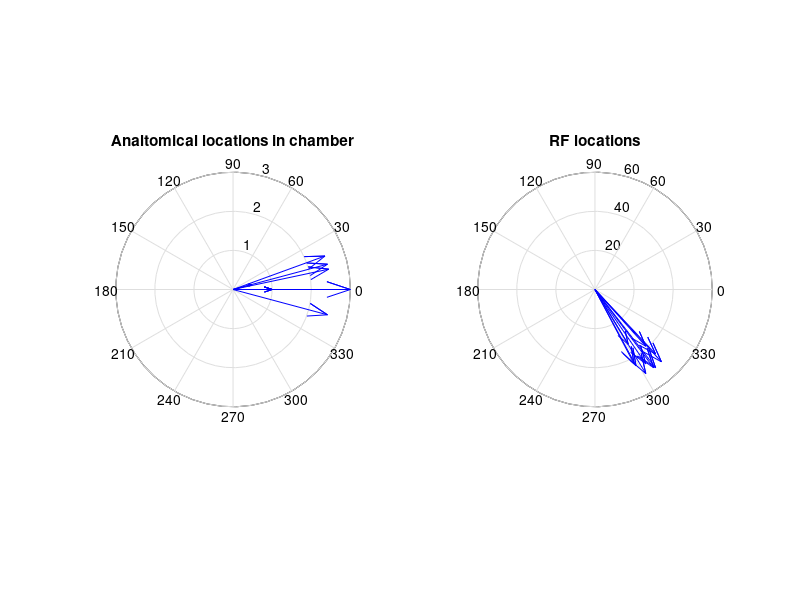

This chart was generated by the following MATLAB code: (Note: this script raises an error after producing the figure.)
% Visualising the anatomical and RF locations 
R = [3 0.5 2.5 2.5 2.5 2.5 1 0 1 1]; % in mm
Theta = [0 15 20 15 12 -15 0 0 0 0]; % in degrees
X = [17 21 31 30 26 34 20 26 26 31]; % in tenths of visual degrees
Y = [-28 -39 -40 -40 -43 -37 -38 -29 -38 -33]; % in tenths of visual degrees
[U,V] = pol2cart(Theta*pi/180,R);
figure(1), subplot(121), compass(U,V); title('Analtomical locations in chamber');
subplot(122), compass(X,Y), title('RF locations');

%% Adding some new code to plot the RFs corresponding to the injections and experiments 
% DToneloc Files 
load filenameoptoM.mat
filename = filenameopto;
RFloc = [];
for ii = 1:numel(filename)
    stro = nex2stro(findfile(char(filename(ii,:))));
    RFloc = [RFloc; stro.sum.exptParams.rf_x stro.sum.exptParams.rf_y];
end

% Plotting the injection and the DToneloc locations
figure(2);
plot(RFloc(:,1),RFloc(:,2),'o','MarkerFaceColor',[0 0 0],'MarkerEdgeColor',[1 1 1]); hold on;
plot(X,Y,'v','MarkerFaceColor',[1 0 0],'MarkerEdgeColor',[1 1 1]);
set(gca,'Tickdir','out','Xlim',[-100 100],'Ylim',[-100 100]); xlabel('X'); ylabel('Y'); title('RF locations-Maui-Opto') ; axis square;
legend('Injection','DToneloc exp RFs');


%% The code below might give me an idea about where the potential scotoma is based on the electrode penetrations 
conn = database('Abhishek','horwitzlab','vector','Vendor','MySql','Server','128.95.153.12');
filename1 = fetch(conn,'SELECT filename FROM WNthresh');
filename2 = fetch(conn,'SELECT filename FROM WNSubunit');
close(conn);
filename = [filename1; filename2];
Mauiidx = [];
Panguidx = [];
RFxy = [];
for ii = 1:numel(filename)
    fileofinterest = char(filename{ii,:});
    stro = nex2stro(findfile(char(filename{ii,:})));
    if strcmp(fileofinterest(1),'M')
        Mauiidx = [Mauiidx; ii];
    else
        Panguidx = [Panguidx; ii];
    end
    RFxy = [RFxy; stro.sum.exptParams.rf_x stro.sum.exptParams.rf_y];
end
figure(3), 
subplot(121), plot(RFxy(Mauiidx,1),RFxy(Mauiidx,2),'o','MarkerSize',5,'LineWidth',0.5,'MarkerFaceColor',[0 1 0],'MarkerEdgeColor',[1 1 1]); set(gca,'Xlim',[-60 60],'Ylim',[-60 60]); grid on; axis square; title('Maui RF locations');
subplot(122), plot(RFxy(Panguidx,1),RFxy(Panguidx,2),'o','MarkerSize',5,'LineWidth',0.5,'MarkerFaceColor',[0 0 1],'MarkerEdgeColor',[0 0 1]); set(gca,'Xlim',[-60 60],'Ylim',[-60 60]); grid on; axis square; title('Pangu RF locations');

%% Plotting both Pulling out Maui's RF locations from Patrick's dataset: 
figure(4);plot(RFxy(Mauiidx,1)/10,RFxy(Mauiidx,2)/10,'o','MarkerSize',3,'LineWidth',0.5,'MarkerFaceColor',[0 0 0],'MarkerEdgeColor',[0 0 0]); set(gca,'Xlim',[-12 12],'Ylim',[-12 12]); grid on; title('Maui RF locations');

load GLMSPopData_0to350.mat
RFxyPat = [];
for jj = 116:size(GLMSPopData,1)
    RFxyPat = [RFxyPat; GLMSPopData{jj,8}.rfx GLMSPopData{jj,8}.rfy];
end
figure(4); hold on; plot(RFxyPat(:,1),RFxyPat(:,2),'o','MarkerSize',3,'LineWidth',0.5,'MarkerFaceColor',[0 0 0],'MarkerEdgeColor',[0 0 0]); hold off;


%% PLotting the opto and ephys data together 
figure(5); subplot(121); plot(RFloc(:,1),RFloc(:,2),'o','MarkerFaceColor',[0 0 0],'MarkerEdgeColor',[1 1 1]); hold on;
plot(X,Y,'v','MarkerFaceColor',[1 0 0],'MarkerEdgeColor',[1 1 1]);
set(gca,'Tickdir','out','Xlim',[-105 105],'Ylim',[-105 105],'XTick',[-100:20:100],'YTick',[-100:20:100]); xlabel('X'); ylabel('Y'); title('RF locations-Opto') ; axis square;
grid on; legend('DToneloc','Injection');
subplot(122); plot(RFxy(Mauiidx,1),RFxy(Mauiidx,2),'o','MarkerSize',5,'LineWidth',0.5,'MarkerFaceColor',[0 0 0],'MarkerEdgeColor',[1 1 1]); hold on;
plot(10*RFxyPat(:,1),10*RFxyPat(:,2),'o','MarkerSize',5,'LineWidth',0.5,'MarkerFaceColor',[0 0 0],'MarkerEdgeColor',[1 1 1]);
set(gca,'Tickdir','out','Xlim',[-105 105],'Ylim',[-105 105],'XTick',[-100:20:100],'YTick',[-100:20:100]); grid on; axis square; title('RF locations-ephys');



%% Putative expression visual coordinates in Pangu
RF = [-50 -25; -37 -26; -42 -15; -56 -24];
K = convhull(RF(:,1),RF(:,2));
figure(6); plot(RF(K,1),RF(K,2),'g-','Linewidth',2); hold on; set(gca,'Xlim',[-60 0],'Ylim',[-60 0]); axis square; grid on; hold off;

